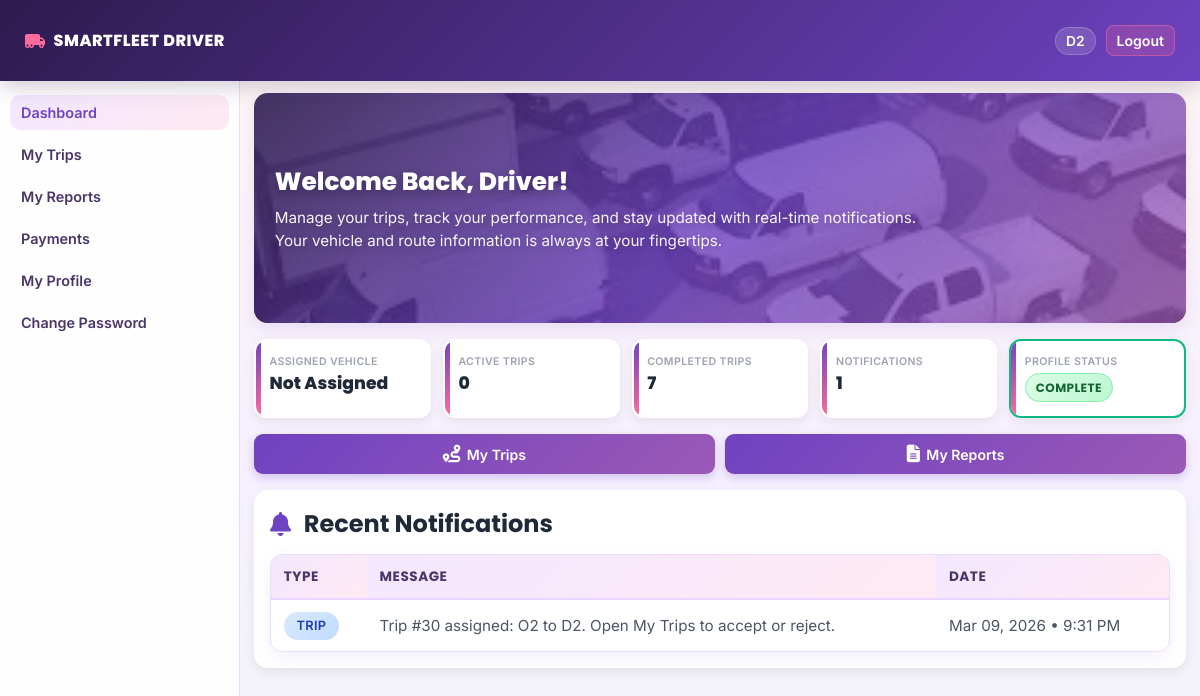
The app's page /driver/home/ (signed in), older data.
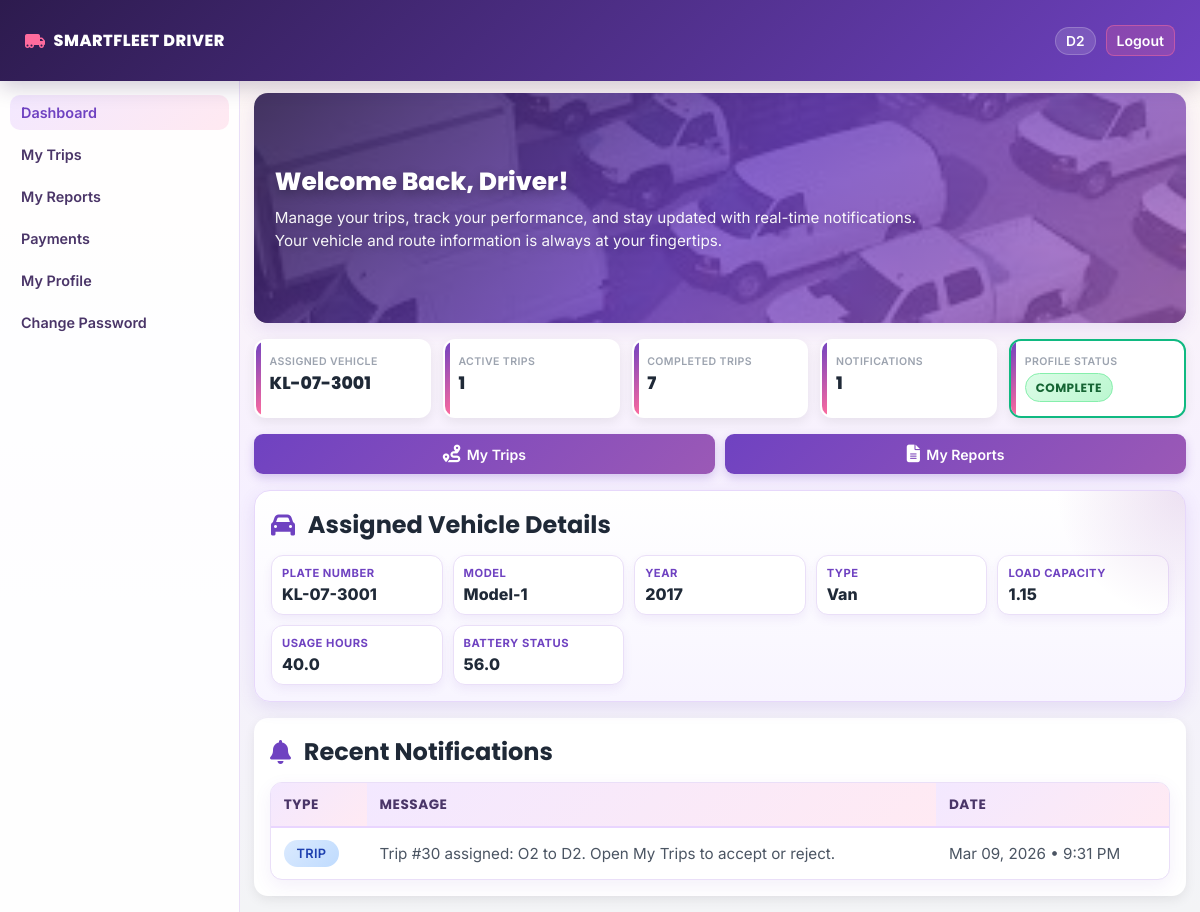
The same page, newer data.
### s_fleet/models.py (models this page shows, shortened)
class Registration(models.Model):
    password = models.CharField(max_length=200, null=True)
    user_role = models.CharField(max_length=200, null=True)
    user = models.OneToOneField(User, on_delete=models.CASCADE, null=True)

class Alert(models.Model):
    TYPE_MAINTENANCE = "maintenance"
    TYPE_TRIP = "trip"
    TYPE_DRIVER_RISK = "driver_risk"
    TYPE_CHOICES = [
        (TYPE_MAINTENANCE, "Maintenance"),
        (TYPE_TRIP, "Trip"),
        (TYPE_DRIVER_RISK, "Driver Risk"),
    ]
    SEVERITY_LOW = "low"
    SEVERITY_MEDIUM = "medium"
    SEVERITY_HIGH = "high"
    SEVERITY_CHOICES = [
        (SEVERITY_LOW, "Low"),
        (SEVERITY_MEDIUM, "Medium"),
        (SEVERITY_HIGH, "High"),
    ]
    alert_type = models.CharField(max_length=20, choices=TYPE_CHOICES)
    severity = models.CharField(max_length=10, choices=SEVERITY_CHOICES, default=SEVERITY_MEDIUM)
    title = models.CharField(max_length=120)
    message = models.TextField()
    vehicle = models.ForeignKey(Vehicle, on_delete=models.SET_NULL, blank=True, null=True, related_name="alerts")
    driver = models.ForeignKey(Driver, on_delete=models.SET_NULL, blank=True, null=True, related_name="alerts")
    trip = models.ForeignKey(Trip, on_delete=models.SET_NULL, blank=True, null=True, related_name="alerts")
    prediction = models.ForeignKey(
        PredictionResult,
        on_delete=models.SET_NULL,
        blank=True,
        null=True,
        related_name="alerts",
    )
    is_resolved = models.BooleanField(default=False)
    created_at = models.DateTimeField(auto_now_add=True)
    resolved_at = models.DateTimeField(blank=True, null=True)

class Vehicle(models.Model):
    STATUS_AVAILABLE = "available"
    STATUS_ASSIGNED = "assigned"
    STATUS_IN_TRIP = "in_trip"
    STATUS_MAINTENANCE = "maintenance"
    STATUS_MAINT_REQUIRED = "maintenance_required"
    STATUS_CHOICES = [
        (STATUS_AVAILABLE, "Available"),
        (STATUS_ASSIGNED, "Assigned"),
        (STATUS_IN_TRIP, "In Trip"),
        (STATUS_MAINTENANCE, "Maintenance"),
        (STATUS_MAINT_REQUIRED, "Maintenance Required"),
    ]
    plate_number = models.CharField(max_length=30, unique=True)
    year_of_manufacture = models.PositiveIntegerField(blank=True, null=True)
    model_name = models.CharField(max_length=100)
    vehicle_type = models.CharField(max_length=80, blank=True, null=True)
    load_capacity = models.FloatField(blank=True, null=True)
    usage_hours = models.FloatField(default=0)
    battery_status = models.FloatField(blank=True, null=True)
    status = models.CharField(max_length=30, choices=STATUS_CHOICES, default=STATUS_AVAILABLE)
    created_at = models.DateTimeField(auto_now_add=True)
    updated_at = models.DateTimeField(auto_now=True)

### s_fleet/decorators.py (the view)
        def wrapper(request, *args, **kwargs):
            reg_id = request.session.get('reg_id')
            reg = Registration.objects.filter(id=reg_id).first()
            if reg and reg.user_role == required_role:
                return view_func(request, *args, **kwargs)
            else:
                messages.error(request, "⚠️ You do not have permission to access this page.")
                return redirect('home')

### s_fleet/views.py (called while the page is built)
def _is_profile_complete(driver):
    required_fields = [
        "license_number",
        "license_expiry_date",
        "phone_number",
        "years_of_experience",
        "emergency_contact_name",
        "emergency_contact_phone",
    ]
    for field in required_fields:
        value = getattr(driver, field, None)
        if value in (None, ""):
            return False
    return True

### templates/driver_home.html (shortened to what this page needs)
{% extends "base_driver.html" %}
{% load static %}
{% block content %}
    <section class="hero-section">
        <div class="hero-content">
            <h2>Welcome Back, Driver!</h2>
            <p>Manage your trips, track your performance, and stay updated with real-time notifications. Your vehicle and route information is always at your fingertips.</p>
        </div>
    </section>
    <div class="stats-grid">
        <div class="stat-card">
            <h3>Assigned Vehicle</h3>
            <p>
                {% if assigned_vehicle %}
                    {{ assigned_vehicle.plate_number }}
                {% else %}
                    Not Assigned
                {% endif %}
            </p>
        </div>
        <div class="stat-card">
            <h3>Active Trips</h3>
            <p>{{ active_trips }}</p>
        </div>
        <div class="stat-card">
            <h3>Completed Trips</h3>
            <p>{{ completed_trips }}</p>
        </div>
        <div class="stat-card">
            <h3>Notifications</h3>
            <p>{{ notifications_count }}</p>
        </div>
        <div class="stat-card {% if profile_complete %}complete{% else %}incomplete{% endif %}">
            <h3>Profile Status</h3>
            <p>
                {% if profile_complete %}
                    <span class="profile-pill complete">Complete</span>
                {% else %}
                    <span class="profile-pill incomplete">Incomplete</span>
                {% endif %}
            </p>
        </div>
</div>
    <div class="actions-grid">
        <a class="action-btn" href="{% url 'driver_trips' %}">
            <i class="fas fa-route"></i>
            My Trips
        </a>
        <a class="action-btn" href="{% url 'driver_completed_trips' %}">
            <i class="fas fa-file-alt"></i>
            My Reports
        </a>
    </div>
    {% if assigned_vehicle %}
    <div class="vehicle-card">
        <h3 class="section-title">
            <i class="fas fa-car"></i>
            Assigned Vehicle Details
        </h3>
        <div class="vehicle-grid">
            <div class="vehicle-item">
                <h4>Plate Number</h4>
                <p>{{ assigned_vehicle.plate_number }}</p>
            </div>
            <div class="vehicle-item">
                <h4>Model</h4>
                <p>{{ assigned_vehicle.model_name }}</p>
            </div>
            <div class="vehicle-item">
                <h4>Year</h4>
                <p>{{ assigned_vehicle.year_of_manufacture|default:"-" }}</p>
            </div>
            <div class="vehicle-item">
                <h4>Type</h4>
                <p>{{ assigned_vehicle.vehicle_type|default:"-" }}</p>
            </div>
            <div class="vehicle-item">
                <h4>Load Capacity</h4>
                <p>{{ assigned_vehicle.load_capacity|default:"-" }}</p>
            </div>
            <div class="vehicle-item">
                <h4>Usage Hours</h4>
                <p>{{ assigned_vehicle.usage_hours|default:"-" }}</p>
            </div>
            <div class="vehicle-item">
                <h4>Battery Status</h4>
                <p>{{ assigned_vehicle.battery_status|default:"-" }}</p>
            </div>
        </div>
    </div>
    {% endif %}
    <div class="notifications-section">
        <h3 class="section-title">
            <i class="fas fa-bell"></i>
            Recent Notifications
        </h3>
        <table class="modern-table">
            <thead>
                <tr>
                    <th>Type</th>
                    <th>Message</th>
                    <th>Date</th>
                </tr>
            </thead>
            <tbody>
                {% for item in notifications %}
                <tr>
                    <td>
                        <span class="badge type-{{ item.alert_type }}">
                            {{ item.get_alert_type_display }}
                        </span>
                    </td>
                    <td>{{ item.message }}</td>
                    <td>{{ item.created_at|date:"M d, Y • g:i A" }}</td>
                </tr>
                {% endfor %}
            </tbody>
        </table>
    </div>
{% endblock %}

### templates/base_driver.html (shortened to what this page needs)
{% load static %}
<!DOCTYPE html>
<html lang="en">
<head>
    <link rel="stylesheet" href="https://cdnjs.cloudflare.com/ajax/libs/font-awesome/6.5.0/css/all.min.css">
</head>
<body>
    <div class="top">
        <div class="brand"><i class="fas fa-truck-moving"></i>SMARTFLEET Driver</div>
        <div class="top-right">
            {% if reg and reg.user %}<span class="user-chip">{{ reg.user.username }}</span>{% endif %}
            <a href="{% url 'logout' %}" class="logout-link">Logout</a>
        </div>
    </div>
    <div class="layout">
        <aside class="sidebar">
            <a href="{% url 'driver_home' %}" class="{% if request.resolver_match.url_name == 'driver_home' %}active{% endif %}">Dashboard</a>
            <a href="{% url 'driver_trips' %}" class="{% if request.resolver_match.url_name == 'driver_trips' %}active{% endif %}">My Trips</a>
            <a href="{% url 'driver_completed_trips' %}" class="{% if request.resolver_match.url_name == 'driver_completed_trips' %}active{% endif %}">My Reports</a>
            <a href="{% url 'driver_payments' %}" class="{% if request.resolver_match.url_name == 'driver_payments' %}active{% endif %}">Payments</a>
            <a href="{% url 'driver_profile' %}" class="{% if request.resolver_match.url_name == 'driver_profile' %}active{% endif %}">My Profile</a>
            <a href="{% url 'change_password' %}" class="{% if request.resolver_match.url_name == 'change_password' %}active{% endif %}">Change Password</a>
        </aside>
        <main class="main">
            {% block content %}{% endblock %}
        </main>
    </div>
</body>
</html>

### templates/base_driver.html (style rules this page uses)
* { margin: 0; padding: 0; box-sizing: border-box; }
body { font-family: 'Inter', sans-serif; background: linear-gradient(180deg, #fff8f3 0%, #f6f0ff 55%, #f3f4f6 100%); color: #2d1b4e; }
.top { background: linear-gradient(135deg, #2d1b4e 0%, #6f42c1 100%); color: #fff; padding: 25px 25px; display: flex; justify-content: space-between; align-items: center; position: sticky; top: 0; z-index: 100; box-shadow: 0 6px 20px rgba(45, 27, 78, 0.22); }
.brand { font-family: 'Poppins', sans-serif; font-weight: 800; letter-spacing: .5px; text-transform: uppercase; display: flex; align-items: center; gap: 8px; font-size: 1rem; }
.brand i { color: #ff6b9d; }
.top-right { display: flex; align-items: center; gap: 10px; }
.user-chip { background: rgba(255,255,255,.14); border: 1px solid rgba(255,255,255,.2); border-radius: 999px; padding: 5px 10px; font-size: .86rem; font-weight: 600; }
.logout-link { color: #fff; text-decoration: none; font-weight: 600; font-size: .88rem; background: rgba(255, 107, 157, 0.22); border: 1px solid rgba(255, 107, 157, 0.45); padding: 6px 10px; border-radius: 8px; }
.layout { display: grid; grid-template-columns: 240px 1fr; min-height: calc(100vh - 52px); }
.sidebar { background: rgba(255, 255, 255, 0.9); border-right: 1px solid #eadff8; padding: 14px 10px; }
.sidebar a { display: block; padding: 9px 11px; color: #4a3568; text-decoration: none; border-radius: 10px; margin-bottom: 7px; font-weight: 600; font-size: 0.9rem; }
.sidebar a:hover, .sidebar a.active { background: linear-gradient(135deg, #f3e8ff 0%, #ffe9f1 100%); color: #6f42c1; }
.main { padding: 12px 14px 16px; }
table { width: 100%; border-collapse: separate; border-spacing: 0; background: rgba(255, 255, 255, 0.97); border: 1px solid #eadff8; border-radius: 12px; overflow: hidden; box-shadow: 0 6px 18px rgba(111, 66, 193, 0.08); }
th { background: linear-gradient(135deg, #f3e8ff 0%, #ffeaf3 100%); color: #4a3568; font-family: 'Poppins', sans-serif; font-size: .8rem; text-transform: uppercase; letter-spacing: .4px; }
th, td { padding: 9px 10px; border-bottom: 1px solid #f1e9fb; text-align: left; font-size: .9rem; }
tr:last-child td { border-bottom: 0; }

Row changes from the older to the newer data that the page shows:
now on this page (row edited): Vehicle: plate_number "KL-07-3001", model_name "Model-1", year_of_manufacture "2017", vehicle_type "Van", load_capacity "1.15", usage_hours "40.0", battery_status "56.0"
Text that changed along with them:
{{ active_trips }}: "0" → "1"
text no longer shown: "Not Assigned"
text now shown: "Assigned Vehicle Details PLATE NUMBER MODEL YEAR TYPE LOAD CAPACITY USAGE HOURS BATTERY STATUS"
